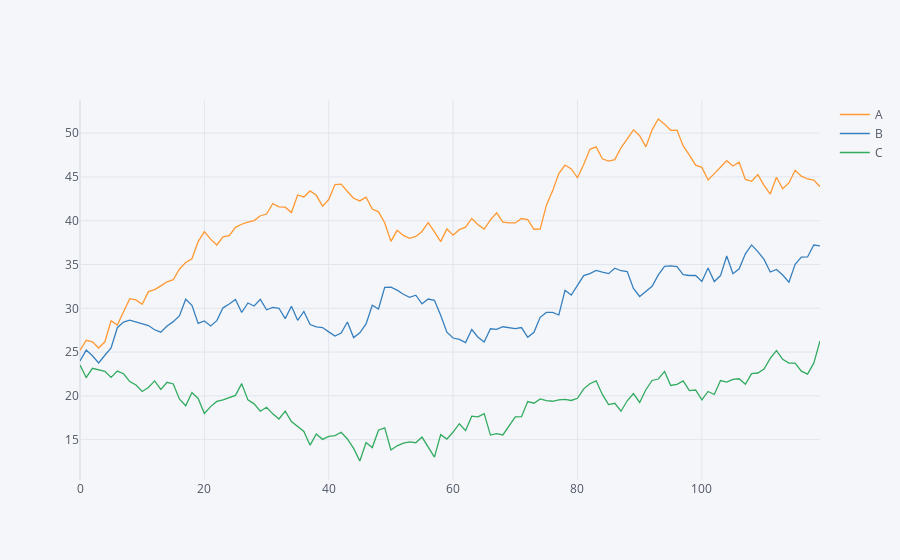

The notebook cell saved with this chart:
### Code cell
#Ploting through iplot
df.iplot()
